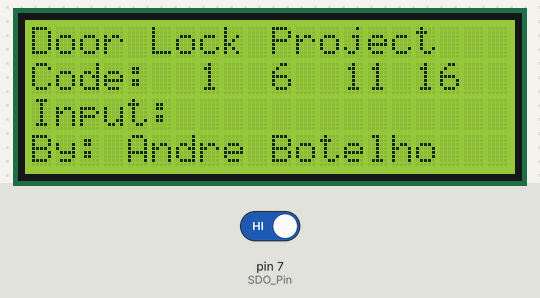
This sketch was run on a simulated Arduino Uno, built with avr-gcc and run on an emulated ATmega328P. Shown: 20×4 character LCD. The inputs (shaded band) are chosen by the test bench; at power-on: pin 7 (SDO_Pin) HIGH.

Above: at 1.3 s.
1.4 s: pin 7 (SDO_Pin) driven LOW
At 2.6 s:
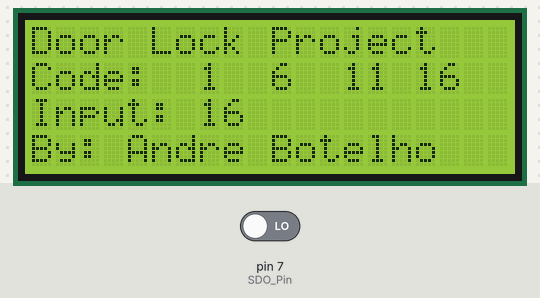
Timing chart, 0 to 4.4 s (numbered marks = the images above; inputs shaded):
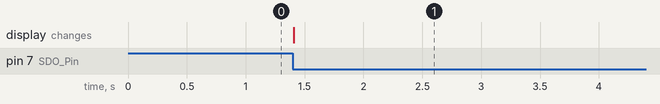

Measured:
- after the input at 1.4 s, the display: changes at once (image 1)

The sketch:

Door_Lock.ino
```cpp
#include <Stepper.h>
#include <Wire.h>
#include <LiquidCrystal_I2C.h>

#define  Pin1  8
#define  Pin2  9
#define  Pin3  10
#define  Pin4  11

#define Steps  1024

#define  SCL_Pin  6
#define  SDO_Pin  7

#define PASS_SIZE  4

byte CurrentKey = 0;
byte OldKey = 0;
byte KeyCounter = 0;

bool NewKey = false;
bool OpenDoor = false;

byte Code[PASS_SIZE] = {1,6,11, 16};
byte InputCode[PASS_SIZE] = {0,0,0,0};

Stepper myStepper = Stepper(Steps,Pin1,Pin2,Pin3,Pin4);
LiquidCrystal_I2C lcd(0x27, 2, 1, 0, 4, 5, 6, 7, 3, POSITIVE);

void setup(){
  pinMode(SCL_Pin,OUTPUT);
  pinMode(SDO_Pin,INPUT);

  myStepper.setSpeed(15);

  lcd.begin(20,4);
  lcd.backlight();

  lcd.setCursor(0,0);
  lcd.print("Door Lock Project");

  lcd.setCursor(0,1);
  lcd.print("Code:               ");
  lcd.setCursor(7,1);
  lcd.print(Code[0]);
  lcd.setCursor(10,1);
  lcd.print(Code[1]);
  lcd.setCursor(13,1);
  lcd.print(Code[2]);
  lcd.setCursor(16,1);
  lcd.print(Code[3]);

  lcd.setCursor(0,2);
  lcd.print("Input:              ");

  lcd.setCursor(0,3);
  lcd.print("By: Andre Botelho");

}

void loop(){
  CurrentKey = CheckKey();

  // If retrurns zero is because no key is pressed
  if(CurrentKey == 0){
    // Store last key pressed
    OldKey = CurrentKey;
    if(!NewKey){
      NewKey = true;
    }
  }
  else if(NewKey){
    if(KeyCounter < PASS_SIZE){
      lcd.setCursor(7+3*KeyCounter,2);
      lcd.print(CurrentKey);
      InputCode[KeyCounter] = CurrentKey;
      KeyCounter++;
      OldKey = CurrentKey;
      NewKey = false;
    }

    if(KeyCounter == PASS_SIZE){
      OpenDoor = CheckArray(Code,InputCode);
      if( OpenDoor == true){
        myStepper.step(Steps/2);
        delay(1000);
        myStepper.step(-1*Steps/2);
      }

      for(int i=0;i<PASS_SIZE;i++)
        InputCode[i] = 0;

      lcd.setCursor(0,2);
      lcd.print("Input:              ");
      KeyCounter = 0;
      OpenDoor = false;

    }
  }

}
```

Functions.ino
```cpp
byte CheckKey(){
 byte Key = 0;
 int Counter = 0;

 for(Counter = 0; Counter <=16 ; Counter++){
   digitalWrite(SCL_Pin,HIGH);

   if(!digitalRead(SDO_Pin)){
     Key = Counter;
   }
   digitalWrite(SCL_Pin,LOW);
 }

 delay(3);
 return Key;
}

bool CheckArray(byte array1[PASS_SIZE], byte array2[PASS_SIZE]){
  for(int counter = 0; counter < PASS_SIZE; counter++){
    if(array1[counter] != array2[counter])
      return false;
  }
  return true;
}
```
